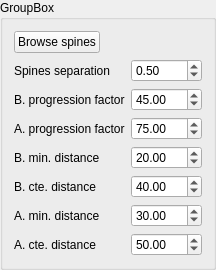
        <widget class="QGroupBox" name="groupBox">
         <property name="minimumSize">
          <size>
           <width>160</width>
           <height>160</height>
          </size>
         </property>
         <property name="maximumSize">
          <size>
           <width>16777215</width>
           <height>16777215</height>
          </size>
         </property>
         <property name="title">
          <string>GroupBox</string>
         </property>
         <layout class="QFormLayout" name="formLayout_7">
          <item row="2" column="0">
           <widget class="QLabel" name="label_SpineSeparation">
            <property name="text">
             <string>Spines separation</string>
            </property>
           </widget>
          </item>
          <item row="2" column="1">
           <widget class="QDoubleSpinBox" name="doubleSpinBox_SpineSeparation">
            <property name="minimum">
             <double>0.010000000000000</double>
            </property>
            <property name="singleStep">
             <double>0.500000000000000</double>
            </property>
            <property name="value">
             <double>0.500000000000000</double>
            </property>
           </widget>
          </item>
          <item row="4" column="0">
           <widget class="QLabel" name="label_BProgFactor">
            <property name="text">
             <string>B. progression factor</string>
            </property>
           </widget>
          </item>
          <item row="4" column="1">
           <widget class="QDoubleSpinBox" name="doubleSpinBox_BProgFactor">
            <property name="maximum">
             <double>1000.000000000000000</double>
            </property>
            <property name="singleStep">
             <double>0.500000000000000</double>
            </property>
            <property name="value">
             <double>45.000000000000000</double>
            </property>
           </widget>
          </item>
          <item row="6" column="0">
           <widget class="QLabel" name="label_basalMinDistance">
            <property name="text">
             <string>B. min. distance</string>
            </property>
           </widget>
          </item>
          <item row="6" column="1">
           <widget class="QDoubleSpinBox" name="doubleSpinBox_basalMinDistance">
            <property name="minimum">
             <double>10.000000000000000</double>
            </property>
            <property name="value">
             <double>20.000000000000000</double>
            </property>
           </widget>
          </item>
          <item row="7" column="0">
           <widget class="QLabel" name="label_basalCteDistance">
            <property name="text">
             <string>B. cte. distance</string>
            </property>
           </widget>
          </item>
          <item row="7" column="1">
           <widget class="QDoubleSpinBox" name="doubleSpinBox_BasalCteDIstance">
            <property name="minimum">
             <double>20.000000000000000</double>
            </property>
            <property name="value">
             <double>40.000000000000000</double>
            </property>
           </widget>
          </item>
          <item row="8" column="0">
           <widget class="QLabel" name="label_apicalMinDistance">
            <property name="text">
             <string>A. min. distance</string>
            </property>
           </widget>
          </item>
          <item row="8" column="1">
           <widget class="QDoubleSpinBox" name="doubleSpinBox_apicalMinDistance">
            <property name="minimum">
             <double>10.000000000000000</double>
            </property>
            <property name="maximum">
             <double>200.000000000000000</double>
            </property>
            <property name="value">
             <double>30.000000000000000</double>
            </property>
           </widget>
          </item>
          <item row="9" column="0">
           <widget class="QLabel" name="label_apicalCteDistance">
            <property name="text">
             <string>A. cte. distance</string>
            </property>
           </widget>
          </item>
          <item row="9" column="1">
           <widget class="QDoubleSpinBox" name="doubleSpinBox_apicalCteDistance">
            <property name="minimum">
             <double>10.000000000000000</double>
            </property>
            <property name="maximum">
             <double>200.000000000000000</double>
            </property>
            <property name="value">
             <double>50.000000000000000</double>
            </property>
           </widget>
          </item>
          <item row="1" column="0">
           <widget class="QPushButton" name="pushButton_BrowseSpines">
            <property name="text">
             <string>Browse spines</string>
            </property>
           </widget>
          </item>
          <item row="5" column="0">
           <widget class="QLabel" name="label_AProgFactor">
            <property name="text">
             <string>A. progression factor</string>
            </property>
           </widget>
          </item>
          <item row="5" column="1">
           <widget class="QDoubleSpinBox" name="doubleSpinBox_AProgFactor">
            <property name="value">
             <double>75.000000000000000</double>
            </property>
           </widget>
          </item>
         </layout>
        </widget>
